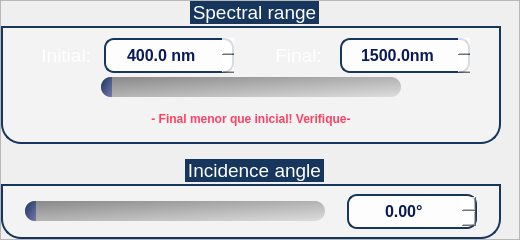
                   <widget class="QFrame" name="frame_12">
                    <property name="sizePolicy">
                     <sizepolicy hsizetype="Preferred" vsizetype="Preferred">
                      <horstretch>0</horstretch>
                      <verstretch>0</verstretch>
                     </sizepolicy>
                    </property>
                    <property name="minimumSize">
                     <size>
                      <width>520</width>
                      <height>240</height>
                     </size>
                    </property>
                    <property name="maximumSize">
                     <size>
                      <width>530</width>
                      <height>250</height>
                     </size>
                    </property>
                    <property name="frameShape">
                     <enum>QFrame::StyledPanel</enum>
                    </property>
                    <property name="frameShadow">
                     <enum>QFrame::Raised</enum>
                    </property>
                    <layout class="QVBoxLayout" name="verticalLayout_23">
                     <property name="spacing">
                      <number>0</number>
                     </property>
                     <property name="leftMargin">
                      <number>0</number>
                     </property>
                     <property name="topMargin">
                      <number>0</number>
                     </property>
                     <property name="rightMargin">
                      <number>0</number>
                     </property>
                     <property name="bottomMargin">
                      <number>0</number>
                     </property>
                     <item>
                      <widget class="QGroupBox" name="Spectral_range_2">
                       <property name="sizePolicy">
                        <sizepolicy hsizetype="Preferred" vsizetype="Fixed">
                         <horstretch>0</horstretch>
                         <verstretch>0</verstretch>
                        </sizepolicy>
                       </property>
                       <property name="minimumSize">
                        <size>
                         <width>450</width>
                         <height>130</height>
                        </size>
                       </property>
                       <property name="maximumSize">
                        <size>
                         <width>500</width>
                         <height>160</height>
                        </size>
                       </property>
                       <property name="font">
                        <font>
                         <family>Ubuntu</family>
                         <pointsize>14</pointsize>
                         <italic>false</italic>
                         <bold>false</bold>
                        </font>
                       </property>
                       <property name="styleSheet">
                        <string notr="true">
QGroupBox  {
	font: 14pt &quot;Ubuntu&quot;;
	background-color: rgba(255, 255, 255,70);
    border: 2px solid;
    border-color: #FF17365D;
    margin-top: 25px;
	margin-bottom: 0px;
    border-bottom-left-radius: 20px;
	border-bottom-right-radius: 20px;
}

QGroupBox::title  {
    subcontrol-origin: margin;
    subcontrol-position: top center;
    padding: 5px 8000px 5px 8000px;
    background-color: #FF17365D;
    color: rgb(255, 255, 255);
}
</string>
                       </property>
                       <property name="title">
                        <string>Spectral range</string>
                       </property>
                       <property name="alignment">
                        <set>Qt::AlignLeading|Qt::AlignLeft|Qt::AlignTop</set>
                       </property>
                       <property name="checked">
                        <bool>false</bool>
                       </property>
                       <layout class="QVBoxLayout" name="verticalLayout_24">
                        <property name="spacing">
                         <number>0</number>
                        </property>
                        <property name="leftMargin">
                         <number>0</number>
                        </property>
                        <property name="topMargin">
                         <number>8</number>
                        </property>
                        <property name="rightMargin">
                         <number>0</number>
                        </property>
                        <property name="bottomMargin">
                         <number>0</number>
                        </property>
                        <item>
                         <layout class="QHBoxLayout" name="horizontalLayout_32">
                          <property name="spacing">
                           <number>5</number>
                          </property>
                          <item>
                           <spacer name="horizontalSpacer_50">
                            <property name="orientation">
                             <enum>Qt::Horizontal</enum>
                            </property>
                            <property name="sizeType">
                             <enum>QSizePolicy::Fixed</enum>
                            </property>
                            <property name="sizeHint" stdset="0">
                             <size>
                              <width>20</width>
                              <height>20</height>
                             </size>
                            </property>
                           </spacer>
                          </item>
                          <item>
                           <widget class="QLabel" name="label_23">
                            <property name="minimumSize">
                             <size>
                              <width>50</width>
                              <height>0</height>
                             </size>
                            </property>
                            <property name="maximumSize">
                             <size>
                              <width>60</width>
                              <height>25</height>
                             </size>
                            </property>
                            <property name="font">
                             <font>
                              <family>Ubuntu</family>
                              <pointsize>14</pointsize>
                              <italic>false</italic>
                              <bold>false</bold>
                             </font>
                            </property>
                            <property name="layoutDirection">
                             <enum>Qt::RightToLeft</enum>
                            </property>
                            <property name="styleSheet">
                             <string notr="true">font: 14pt &quot;Ubuntu&quot;;
</string>
                            </property>
                            <property name="text">
                             <string>&lt;html&gt;&lt;head/&gt;&lt;body&gt;&lt;p&gt;&lt;span style=&quot; color:#ffffff;&quot;&gt;Initial:&lt;/span&gt;&lt;/p&gt;&lt;/body&gt;&lt;/html&gt;</string>
                            </property>
                            <property name="alignment">
                             <set>Qt::AlignRight|Qt::AlignTrailing|Qt::AlignVCenter</set>
                            </property>
                           </widget>
                          </item>
                          <item>
                           <widget class="QDoubleSpinBox" name="a1_2">
                            <property name="sizePolicy">
                             <sizepolicy hsizetype="Minimum" vsizetype="Fixed">
                              <horstretch>0</horstretch>
                              <verstretch>0</verstretch>
                             </sizepolicy>
                            </property>
                            <property name="minimumSize">
                             <size>
                              <width>120</width>
                              <height>30</height>
                             </size>
                            </property>
                            <property name="maximumSize">
                             <size>
                              <width>130</width>
                              <height>35</height>
                             </size>
                            </property>
                            <property name="font">
                             <font>
                              <family>Ubuntu</family>
                              <pointsize>12</pointsize>
                              <italic>false</italic>
                              <bold>true</bold>
                             </font>
                            </property>
                            <property name="styleSheet">
                             <string notr="true">
QDoubleSpinBox
{
color: rgb(10, 25, 90);
font: 700 12pt &quot;Ubuntu&quot;;
border: 2px solid;
border-color: #FF17365D;
background-color: rgba(255, 255, 255,210);
border-radius:10px;
}

QDoubleSpinBox::up-button
{
    border-left-width: 1px;
    border-left-color: darkgray;
    border-left-style: solid; /* just a single line */
    border-top-right-radius: 3px; /* same radius as the QComboBox */
    border-bottom-right-radius: 3px;
	image: url(:/icons/icons/arrow-up.png);
	width: 25;
}
QDoubleSpinBox::down-button
{
    border-left-width: 1px;
    border-left-color: darkgray;
    border-left-style: solid; /* just a single line */
    border-top-right-radius: 3px; /* same radius as the QComboBox */
    border-bottom-right-radius: 3px;
	image: url(:/icons/icons/arrow-down.png);
	width: 25;
}</string>
                            </property>
                            <property name="wrapping">
                             <bool>true</bool>
                            </property>
                            <property name="frame">
                             <bool>false</bool>
                            </property>
                            <property name="alignment">
                             <set>Qt::AlignCenter</set>
                            </property>
                            <property name="buttonSymbols">
                             <enum>QAbstractSpinBox::UpDownArrows</enum>
                            </property>
                            <property name="accelerated">
                             <bool>true</bool>
                            </property>
                            <property name="suffix">
                             <string> nm</string>
                            </property>
                            <property name="decimals">
                             <number>1</number>
                            </property>
                            <property name="minimum">
                             <double>400.000000000000000</double>
                            </property>
                            <property name="maximum">
                             <double>1800.000000000000000</double>
                            </property>
                            <property name="singleStep">
                             <double>0.100000000000000</double>
                            </property>
                           </widget>
                          </item>
                          <item>
                           <spacer name="horizontalSpacer_51">
                            <property name="orientation">
                             <enum>Qt::Horizontal</enum>
                            </property>
                            <property name="sizeType">
                             <enum>QSizePolicy::Fixed</enum>
                            </property>
                            <property name="sizeHint" stdset="0">
                             <size>
                              <width>20</width>
                              <height>20</height>
                             </size>
                            </property>
                           </spacer>
                          </item>
                          <item>
                           <widget class="QLabel" name="label_24">
                            <property name="minimumSize">
                             <size>
                              <width>50</width>
                              <height>0</height>
                             </size>
                            </property>
                            <property name="maximumSize">
                             <size>
                              <width>60</width>
                              <height>25</height>
                             </size>
                            </property>
                            <property name="font">
                             <font>
                              <family>Ubuntu</family>
                              <pointsize>14</pointsize>
                              <italic>false</italic>
                              <bold>false</bold>
                             </font>
                            </property>
                            <property name="layoutDirection">
                             <enum>Qt::RightToLeft</enum>
                            </property>
                            <property name="styleSheet">
                             <string notr="true">font: 14pt &quot;Ubuntu&quot;;</string>
                            </property>
                            <property name="text">
                             <string>&lt;html&gt;&lt;head/&gt;&lt;body&gt;&lt;p&gt;&lt;span style=&quot; color:#ffffff;&quot;&gt;Final: &lt;/span&gt;&lt;/p&gt;&lt;/body&gt;&lt;/html&gt;</string>
                            </property>
                            <property name="alignment">
                             <set>Qt::AlignRight|Qt::AlignTrailing|Qt::AlignVCenter</set>
                            </property>
                           </widget>
                          </item>
                          <item>
                           <widget class="QDoubleSpinBox" name="a2_2">
                            <property name="sizePolicy">
                             <sizepolicy hsizetype="Minimum" vsizetype="Fixed">
                              <horstretch>0</horstretch>
                              <verstretch>0</verstretch>
                             </sizepolicy>
                            </property>
                            <property name="minimumSize">
                             <size>
                              <width>120</width>
                              <height>30</height>
                             </size>
                            </property>
                            <property name="maximumSize">
                             <size>
                              <width>130</width>
                              <height>35</height>
                             </size>
                            </property>
                            <property name="font">
                             <font>
                              <family>Ubuntu</family>
                              <pointsize>12</pointsize>
                              <italic>false</italic>
                              <bold>true</bold>
                             </font>
                            </property>
                            <property name="styleSheet">
                             <string notr="true">
QDoubleSpinBox
{
color: rgb(10, 25, 90);
font: 700 12pt &quot;Ubuntu&quot;;
border: 2px solid;
border-color: #FF17365D;
background-color: rgba(255, 255, 255,210);
border-radius:10px;
}

QDoubleSpinBox::up-button
{
    border-left-width: 1px;
    border-left-color: darkgray;
    border-left-style: solid; /* just a single line */
    border-top-right-radius: 3px; /* same radius as the QComboBox */
    border-bottom-right-radius: 3px;
	image: url(:/icons/icons/arrow-up.png);
	width: 25;
}
QDoubleSpinBox::down-button
{
    border-left-width: 1px;
    border-left-color: darkgray;
    border-left-style: solid; /* just a single line */
    border-top-right-radius: 3px; /* same radius as the QComboBox */
    border-bottom-right-radius: 3px;
	image: url(:/icons/icons/arrow-down.png);
	width: 25;
}</string>
                            </property>
                            <property name="wrapping">
                             <bool>true</bool>
                            </property>
                            <property name="frame">
                             <bool>false</bool>
                            </property>
                            <property name="alignment">
                             <set>Qt::AlignCenter</set>
                            </property>
                            <property name="buttonSymbols">
                             <enum>QAbstractSpinBox::UpDownArrows</enum>
                            </property>
                            <property name="accelerated">
                             <bool>true</bool>
                            </property>
                            <property name="suffix">
                             <string>nm</string>
                            </property>
                            <property name="decimals">
                             <number>1</number>
                            </property>
                            <property name="minimum">
                             <double>401.000000000000000</double>
                            </property>
                            <property name="maximum">
                             <double>1800.000000000000000</double>
                            </property>
                            <property name="singleStep">
                             <double>0.100000000000000</double>
                            </property>
                            <property name="value">
                             <double>1500.000000000000000</double>
                            </property>
                           </widget>
                          </item>
                          <item>
                           <spacer name="horizontalSpacer_52">
                            <property name="orientation">
                             <enum>Qt::Horizontal</enum>
                            </property>
                            <property name="sizeType">
                             <enum>QSizePolicy::Fixed</enum>
                            </property>
                            <property name="sizeHint" stdset="0">
                             <size>
                              <width>20</width>
                              <height>20</height>
                             </size>
                            </property>
                           </spacer>
                          </item>
                         </layout>
                        </item>
                        <item>
                         <layout class="QHBoxLayout" name="horizontalLayout_33">
                          <item>
                           <spacer name="horizontalSpacer_53">
                            <property name="orientation">
                             <enum>Qt::Horizontal</enum>
                            </property>
                            <property name="sizeHint" stdset="0">
                             <size>
                              <width>40</width>
                              <height>20</height>
                             </size>
                            </property>
                           </spacer>
                          </item>
                          <item>
                           <widget class="QSlider" name="wavelength_slider">
                            <property name="minimumSize">
                             <size>
                              <width>300</width>
                              <height>20</height>
                             </size>
                            </property>
                            <property name="maximumSize">
                             <size>
                              <width>16777215</width>
                              <height>25</height>
                             </size>
                            </property>
                            <property name="styleSheet">
                             <string notr="true">QSlider {
    min-height: 20px;
}
QSlider::groove:horizontal {
    border: 0px;
    background: qlineargradient(x1:0, y1:0, x2:1, y2:1, stop:0 #888, stop:1 #ddd);
    height: 20px;
    border-radius: 10px;
}
QSlider::handle {
    background: qradialgradient(cx:0, cy:0, radius: 1.2, fx:0.35,
                                fy:0.3, stop:0 #eef, stop:1 #002);
    height: 20px;
    width: 20px;
    border-radius: 10px;
}
QSlider::sub-page:horizontal {
    background: qlineargradient(x1:0, y1:0, x2:1, y2:1, stop:0 #FF17365D, stop:1 #77a);
    border-top-left-radius: 10px;
    border-bottom-left-radius: 10px;
}
QRangeSlider {
    qproperty-barColor: qlineargradient(x1:0, y1:0, x2:1, y2:1, stop:0 #FF17365D, stop:1 #77a);
}
</string>
                            </property>
                            <property name="minimum">
                             <number>40</number>
                            </property>
                            <property name="maximum">
                             <number>150</number>
                            </property>
                            <property name="orientation">
                             <enum>Qt::Horizontal</enum>
                            </property>
                           </widget>
                          </item>
                          <item>
                           <spacer name="horizontalSpacer_54">
                            <property name="orientation">
                             <enum>Qt::Horizontal</enum>
                            </property>
                            <property name="sizeHint" stdset="0">
                             <size>
                              <width>40</width>
                              <height>20</height>
                             </size>
                            </property>
                           </spacer>
                          </item>
                         </layout>
                        </item>
                        <item>
                         <widget class="QLabel" name="warning_range">
                          <property name="maximumSize">
                           <size>
                            <width>16777215</width>
                            <height>35</height>
                           </size>
                          </property>
                          <property name="styleSheet">
                           <string notr="true">font: 12pt &quot;Ubuntu&quot;;
</string>
                          </property>
                          <property name="text">
                           <string>&lt;html&gt;&lt;head/&gt;&lt;body&gt;&lt;p align=&quot;center&quot;&gt;&lt;span style=&quot; font-weight: 700; color:#ff4064;&quot;&gt;- Final menor que inicial! Verifique-&lt;/span&gt;&lt;/p&gt;&lt;/body&gt;&lt;/html&gt;</string>
                          </property>
                         </widget>
                        </item>
                       </layout>
                      </widget>
                     </item>
                     <item>
                      <spacer name="verticalSpacer_23">
                       <property name="orientation">
                        <enum>Qt::Vertical</enum>
                       </property>
                       <property name="sizeType">
                        <enum>QSizePolicy::Preferred</enum>
                       </property>
                       <property name="sizeHint" stdset="0">
                        <size>
                         <width>20</width>
                         <height>15</height>
                        </size>
                       </property>
                      </spacer>
                     </item>
                     <item>
                      <widget class="QGroupBox" name="wavelength_incident_2">
                       <property name="minimumSize">
                        <size>
                         <width>450</width>
                         <height>80</height>
                        </size>
                       </property>
                       <property name="maximumSize">
                        <size>
                         <width>500</width>
                         <height>80</height>
                        </size>
                       </property>
                       <property name="font">
                        <font>
                         <family>Ubuntu</family>
                         <pointsize>14</pointsize>
                         <italic>false</italic>
                         <bold>false</bold>
                        </font>
                       </property>
                       <property name="styleSheet">
                        <string notr="true">/*{font: 14pt &quot;Ubuntu&quot;;
color: rgb(255, 255, 255);
	background-color: rgba(255, 255, 255,20);
}*/

QGroupBox  {
	background-color: rgba(255, 255, 255,70);
	font: 14pt &quot;Ubuntu&quot;;
    border: 2px solid;
    border-color: #FF17365D;
    margin-top: 25px;
    border-bottom-left-radius: 20px;
	border-bottom-right-radius: 20px;
}

QGroupBox::title  {
    subcontrol-origin: margin;
    subcontrol-position: top center;
    padding: 5px 8000px 5px 8000px;
    background-color: #FF17365D;
    color: rgb(255, 255, 255);
}

</string>
                       </property>
                       <property name="title">
                        <string>Incidence angle</string>
                       </property>
                       <property name="alignment">
                        <set>Qt::AlignLeading|Qt::AlignLeft|Qt::AlignTop</set>
                       </property>
                       <property name="checked">
                        <bool>false</bool>
                       </property>
                       <layout class="QHBoxLayout" name="horizontalLayout_34">
                        <property name="spacing">
                         <number>0</number>
                        </property>
                        <property name="leftMargin">
                         <number>0</number>
                        </property>
                        <property name="topMargin">
                         <number>0</number>
                        </property>
                        <property name="rightMargin">
                         <number>0</number>
                        </property>
                        <property name="bottomMargin">
                         <number>0</number>
                        </property>
                        <item>
                         <spacer name="horizontalSpacer_55">
                          <property name="orientation">
                           <enum>Qt::Horizontal</enum>
                          </property>
                          <property name="sizeType">
                           <enum>QSizePolicy::Fixed</enum>
                          </property>
                          <property name="sizeHint" stdset="0">
                           <size>
                            <width>15</width>
                            <height>17</height>
                           </size>
                          </property>
                         </spacer>
                        </item>
                        <item>
                         <widget class="QSlider" name="angle_Slider">
                          <property name="sizePolicy">
                           <sizepolicy hsizetype="Fixed" vsizetype="Fixed">
                            <horstretch>0</horstretch>
                            <verstretch>0</verstretch>
                           </sizepolicy>
                          </property>
                          <property name="minimumSize">
                           <size>
                            <width>300</width>
                            <height>20</height>
                           </size>
                          </property>
                          <property name="maximumSize">
                           <size>
                            <width>16777215</width>
                            <height>25</height>
                           </size>
                          </property>
                          <property name="styleSheet">
                           <string notr="true">QSlider {
    min-height: 20px;
}
QSlider::groove:horizontal {
    border: 0px;
    background: qlineargradient(x1:0, y1:0, x2:1, y2:1, stop:0 #888, stop:1 #ddd);
    height: 20px;
    border-radius: 10px;
}
QSlider::handle {
    background: qradialgradient(cx:0, cy:0, radius: 1.2, fx:0.35,
                                fy:0.3, stop:0 #eef, stop:1 #002);
    height: 20px;
    width: 20px;
    border-radius: 10px;
}
QSlider::sub-page:horizontal {
    background: qlineargradient(x1:0, y1:0, x2:1, y2:1, stop:0 #FF17365D, stop:1 #77a);
    border-top-left-radius: 10px;
    border-bottom-left-radius: 10px;
}
QRangeSlider {
    qproperty-barColor: qlineargradient(x1:0, y1:0, x2:1, y2:1, stop:0 #FF17365D, stop:1 #77a);
}
</string>
                          </property>
                          <property name="maximum">
                           <number>90</number>
                          </property>
                          <property name="orientation">
                           <enum>Qt::Horizontal</enum>
                          </property>
                          <property name="tickPosition">
                           <enum>QSlider::TicksBelow</enum>
                          </property>
                          <property name="tickInterval">
                           <number>100</number>
                          </property>
                         </widget>
                        </item>
                        <item>
                         <spacer name="horizontalSpacer_56">
                          <property name="orientation">
                           <enum>Qt::Horizontal</enum>
                          </property>
                          <property name="sizeType">
                           <enum>QSizePolicy::Fixed</enum>
                          </property>
                          <property name="sizeHint" stdset="0">
                           <size>
                            <width>15</width>
                            <height>17</height>
                           </size>
                          </property>
                         </spacer>
                        </item>
                        <item>
                         <widget class="QDoubleSpinBox" name="angle_incidence">
                          <property name="sizePolicy">
                           <sizepolicy hsizetype="Minimum" vsizetype="Preferred">
                            <horstretch>0</horstretch>
                            <verstretch>0</verstretch>
                           </sizepolicy>
                          </property>
                          <property name="minimumSize">
                           <size>
                            <width>130</width>
                            <height>30</height>
                           </size>
                          </property>
                          <property name="maximumSize">
                           <size>
                            <width>130</width>
                            <height>35</height>
                           </size>
                          </property>
                          <property name="font">
                           <font>
                            <family>Ubuntu</family>
                            <pointsize>12</pointsize>
                            <italic>false</italic>
                            <bold>true</bold>
                           </font>
                          </property>
                          <property name="styleSheet">
                           <string notr="true">
QDoubleSpinBox
{
color: rgb(10, 25, 90);
font: 700 12pt &quot;Ubuntu&quot;;
border: 2px solid;
border-color: #FF17365D;
background-color: rgba(255, 255, 255,210);
border-radius:10px;
}

QDoubleSpinBox::up-button
{
    border-left-width: 1px;
    border-left-color: darkgray;
    border-left-style: solid; /* just a single line */
    border-top-right-radius: 3px; /* same radius as the QComboBox */
    border-bottom-right-radius: 3px;
	image: url(:/icons/icons/arrow-up.png);
	width: 25;
}
QDoubleSpinBox::down-button
{
    border-left-width: 1px;
    border-left-color: darkgray;
    border-left-style: solid; /* just a single line */
    border-top-right-radius: 3px; /* same radius as the QComboBox */
    border-bottom-right-radius: 3px;
	image: url(:/icons/icons/arrow-down.png);
	width: 25;
}</string>
                          </property>
                          <property name="alignment">
                           <set>Qt::AlignCenter</set>
                          </property>
                          <property name="accelerated">
                           <bool>true</bool>
                          </property>
                          <property name="suffix">
                           <string>°</string>
                          </property>
                          <property name="decimals">
                           <number>2</number>
                          </property>
                          <property name="minimum">
                           <double>0.000000000000000</double>
                          </property>
                          <property name="maximum">
                           <double>90.000000000000000</double>
                          </property>
                          <property name="singleStep">
                           <double>0.010000000000000</double>
                          </property>
                          <property name="value">
                           <double>0.000000000000000</double>
                          </property>
                         </widget>
                        </item>
                        <item>
                         <spacer name="horizontalSpacer_57">
                          <property name="orientation">
                           <enum>Qt::Horizontal</enum>
                          </property>
                          <property name="sizeType">
                           <enum>QSizePolicy::Fixed</enum>
                          </property>
                          <property name="sizeHint" stdset="0">
                           <size>
                            <width>15</width>
                            <height>20</height>
                           </size>
                          </property>
                         </spacer>
                        </item>
                       </layout>
                      </widget>
                     </item>
                    </layout>
                   </widget>
